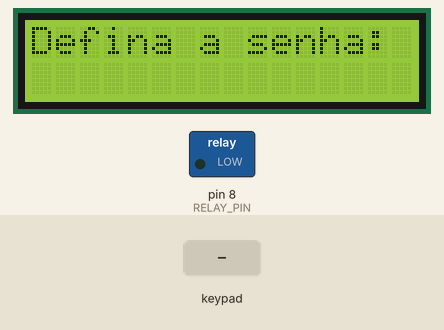
A sketch run on a simulated Arduino Uno, built with avr-gcc and run on an emulated ATmega328P. Parts: 16×2 character LCD, switched loads named in the sketch (green lamp = pin HIGH). The test bench sets the inputs (shaded band). What the sketch prints to the serial monitor is not drawn.

Above: at 2.7 s.
2.8 s: keypad keys 2 3 4 5 # pressed 0.4 s apart
At 4.8 s:
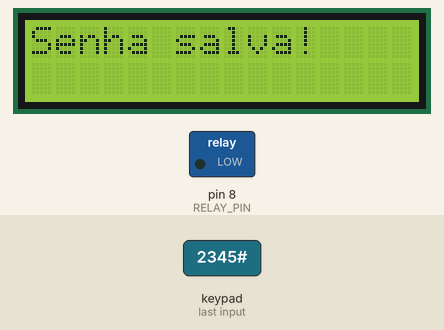
6.3 s: key '#' pressed
At 7.3 s:
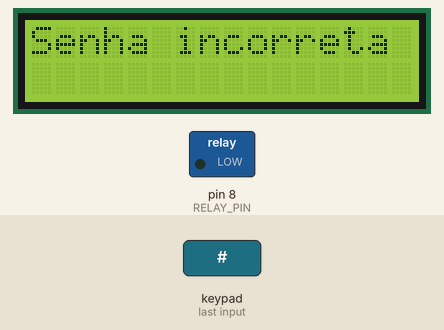
9.3 s: keypad keys 2 3 4 5 # pressed 0.4 s apart
At 12.1 s:
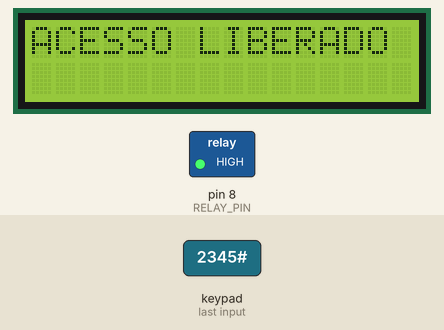
12.8 s: key '*' pressed
At 15.6 s:
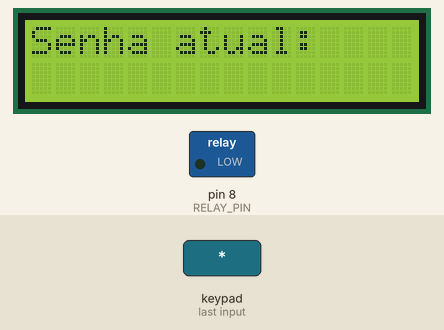
15.8 s: keypad keys 2 3 4 5 pressed 0.4 s apart
At 17.3 s:
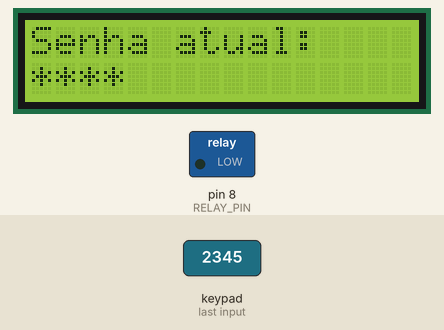
18.9 s: key '1' pressed
At 20.1 s:
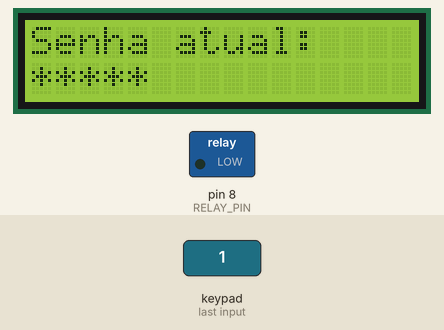
Timing chart, 0 to 21.4 s (numbered marks = the images above; inputs shaded):
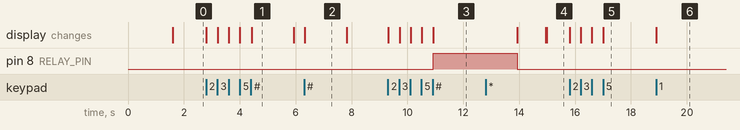

The sketch:

sketch.ino
```cpp
#include <Wire.h>
#include <LiquidCrystal_I2C.h>
#include <Keypad.h>

#define RELAY_PIN 8

// ------------------- VARIÁVEIS -------------------
String senhaAcesso = "";
String senhaDigitada = "";
String novaSenha = "";
String confirmacaoSenha = "";
bool modoDefinirSenha = false;
bool modoAutenticacao = false;
bool modoAlterarSenha = false;
bool aguardandoConfirmacao = false;

// ------------------- LCD -------------------
LiquidCrystal_I2C lcd(0x27,16,2);

// ------------------- TECLADO -------------------
const byte ROWS = 4;
const byte COLS = 4;
char keys[ROWS][COLS] = {
  {'1','2','3','A'},
  {'4','5','6','B'},
  {'7','8','9','C'},
  {'*','0','#','D'}
};
byte rowPins[ROWS] = {2,3,4,5};
byte colPins[COLS] = {6,7,A0,A1};
Keypad keypad = Keypad(makeKeymap(keys), rowPins, colPins, ROWS, COLS);

// ------------------- LOG VIA SERIAL -------------------
void registrarLog(String evento) {
  Serial.print("[LOG] ");
  Serial.println(evento);
}

// ------------------- LIBERA ACESSO -------------------
void liberarAcesso() {
  lcd.clear();
  lcd.print("ACESSO LIBERADO");
  digitalWrite(RELAY_PIN, HIGH);
  registrarLog("Acesso liberado");
  delay(3000);
  digitalWrite(RELAY_PIN, LOW);
  lcd.clear();
  lcd.print("Porta fechada");
  delay(1000);
  senhaDigitada = "";
  lcd.clear();
  lcd.print("Digite a senha:");
}

// ------------------- SETUP -------------------
void setup() {
  Serial.begin(115200);
  pinMode(RELAY_PIN, OUTPUT);
  digitalWrite(RELAY_PIN, LOW);
  lcd.init();
  lcd.backlight();
  lcd.clear();
  lcd.print("Iniciando...");
  delay(1500);
  lcd.clear();

  if (senhaAcesso == "") {
    modoDefinirSenha = true;
    lcd.print("Defina a senha:");
  } else {
    modoAutenticacao = true;
    lcd.print("Digite a senha:");
  }
}

// ------------------- LOOP PRINCIPAL -------------------
void loop() {
  char tecla = keypad.getKey();
  if (!tecla) return;

  // MODO DEFINIR SENHA
  if (modoDefinirSenha) {
    if (tecla >= '0' && tecla <= '9') {
      novaSenha += tecla;
      lcd.setCursor(novaSenha.length()-1,1);
      lcd.print("*");
    } else if (tecla == '#') {
      if (novaSenha.length() >= 4) {
        senhaAcesso = novaSenha;
        registrarLog("Senha inicial definida");
        lcd.clear();
        lcd.print("Senha salva!");
        delay(1500);
        novaSenha = "";
        modoDefinirSenha = false;
        modoAutenticacao = true;
        lcd.clear();
        lcd.print("Digite a senha:");
      } else {
        lcd.clear();
        lcd.print("Min 4 digitos");
        delay(1500);
        lcd.clear();
        lcd.print("Defina a senha:");
        novaSenha = "";
      }
    }
    return;
  }

  // MODO AUTENTICAÇÃO
  if (modoAutenticacao) {
    if (tecla >= '0' && tecla <= '9') {
      senhaDigitada += tecla;
      lcd.clear();
      lcd.print("Senha:");
      lcd.setCursor(0,1);
      for (int i=0; i<senhaDigitada.length(); i++) lcd.print("*");
    } else if (tecla == '#') {
      if (senhaDigitada == senhaAcesso) {
        registrarLog("Acesso permitido");
        liberarAcesso();
      } else {
        registrarLog("Acesso negado");
        lcd.clear();
        lcd.print("Senha incorreta");
        delay(1500);
        lcd.clear();
        lcd.print("Digite a senha:");
      }
      senhaDigitada = "";
    } else if (tecla == '*') {
      modoAutenticacao = false;
      modoAlterarSenha = true;
      senhaDigitada = "";
      lcd.clear();
      lcd.print("Senha atual:");
    }
    return;
  }

  // MODO ALTERAR SENHA
  if (modoAlterarSenha) {
    if (!aguardandoConfirmacao) {
      if (tecla >= '0' && tecla <= '9') {
        senhaDigitada += tecla;
        lcd.setCursor(senhaDigitada.length()-1,1);
        lcd.print("*");
      } else if (tecla == '#') {
        if (senhaDigitada == senhaAcesso) {
          lcd.clear();
          lcd.print("Nova senha:");
          senhaDigitada = "";
          aguardandoConfirmacao = true;
        } else {
          lcd.clear();
          lcd.print("Senha incorreta");
          delay(1500);
          lcd.clear();
          lcd.print("Senha atual:");
          senhaDigitada = "";
        }
      }
    } else {
      if (tecla >= '0' && tecla <= '9') {
        novaSenha += tecla;
        lcd.setCursor(novaSenha.length()-1,1);
        lcd.print("*");
      } else if (tecla == '#') {
        if (novaSenha.length() >= 4) {
          senhaAcesso = novaSenha;
          registrarLog("Senha alterada");
          lcd.clear();
          lcd.print("Senha salva!");
          delay(1500);
          novaSenha = "";
          aguardandoConfirmacao = false;
          modoAlterarSenha = false;
          modoAutenticacao = true;
          lcd.clear();
          lcd.print("Digite a senha:");
        } else {
          lcd.clear();
          lcd.print("Min 4 digitos");
          delay(1500);
          lcd.clear();
          lcd.print("Nova senha:");
          novaSenha = "";
        }
      }
    }
  }
}
```

Measured:
- after the input at 2.8 s, the display: first changes at once (image 1 shows a later state)
- after the input at 6.3 s, the display: changes at once (image 2)
- after the input at 9.3 s, pin 8 (RELAY_PIN): LOW → HIGH after 1.6 s; the display: first changes at once (image 3 shows a later state)
- after the input at 12.8 s, the display: first differs from a run without the input after 2.2 s (image 4)
- after the input at 15.8 s, the display: first changes at once (image 5 shows a later state)
- after the input at 18.9 s, the display: changes at once (image 6)
- what the display in image 1 shows lasts 1.5 s, from 4.4 s to 5.9 s
